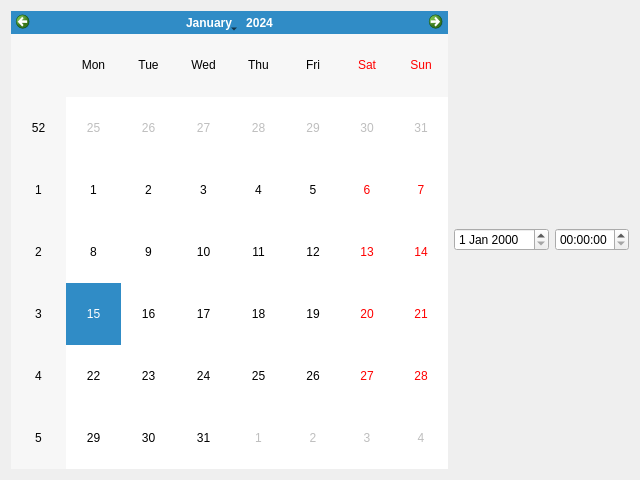
<?xml version="1.0" encoding="UTF-8"?>
<ui version="4.0">
 <class>CalendarPanel</class>
 <widget class="QWidget" name="CalendarPanel">
  <property name="geometry">
   <rect>
    <x>0</x>
    <y>0</y>
    <width>640</width>
    <height>480</height>
   </rect>
  </property>
  <property name="windowTitle">
   <string>Calendar</string>
  </property>
  <layout class="QHBoxLayout" name="row">
   <item>
    <widget class="QCalendarWidget" name="calendar"/>
   </item>
   <item>
    <widget class="QDateEdit" name="dateEdit"/>
   </item>
   <item>
    <widget class="QTimeEdit" name="timeEdit"/>
   </item>
  </layout>
 </widget>
 <resources/>
 <connections/>
</ui>
